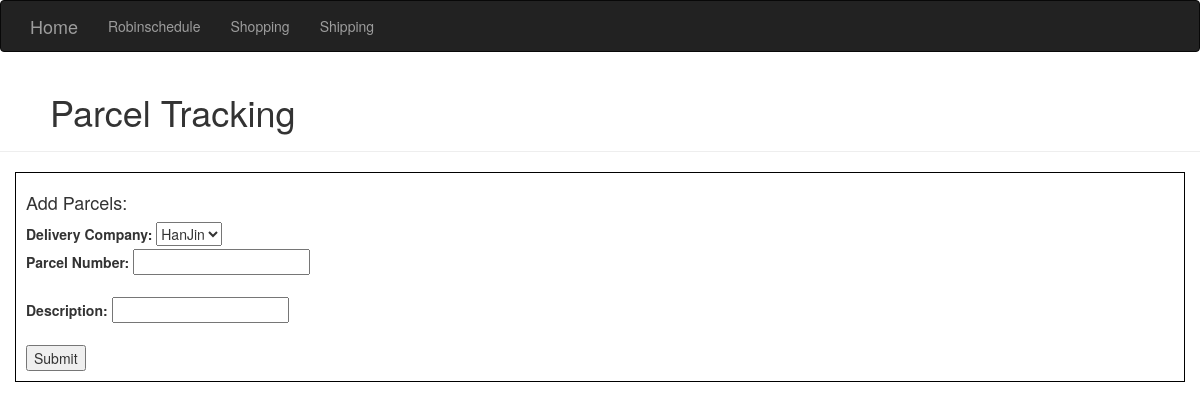
Before: /shipping with the older database file.
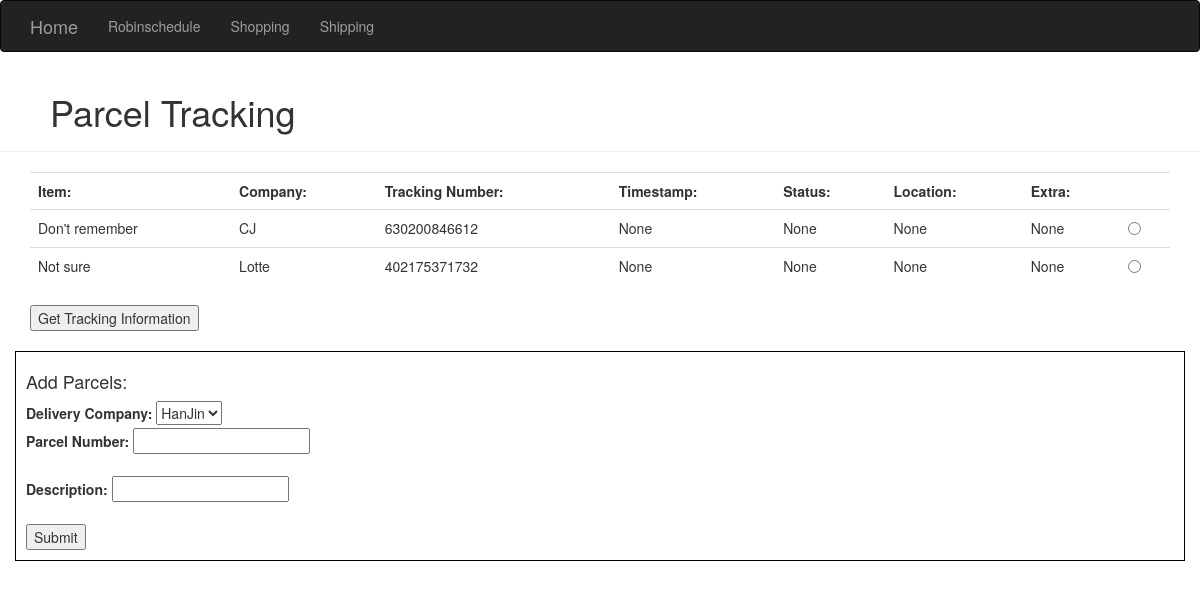
After: the same page with the newer database file.
### homeSite.py (models this page shows)
class ParcelInfo(db.Model): # Store Parcel Information
    __tablename__ = 'parcelInfo'
    id = db.Column(db.Integer, primary_key=True)
    trackingNumber = db.Column(db.String(64))
    company = db.Column(db.String(64))
    description = db.Column(db.String(64))
    delivered = db.Column(db.Boolean(), default=False) #Store simple bool for is delivered - use for CSS styling
    status = db.Column(db.String(64)) #Store short parcel status note
    timestamp = db.Column(db.DateTime()) #Store last update's timestamp
    location = db.Column(db.String(64)) #Store last update's location
    extraNotes = db.Column(db.String(64)) #Store extra notes if given

### homeSite.py (the view, shortened to what this page needs)
@app.route('/shipping', methods=['GET', 'POST'])
def shipping():
    parcelsCurrentlyTracked = ParcelInfo.query.all()
    return render_template('shipping.html', companies=parcelProviders, parcels=parcelsCurrentlyTracked)

### templates/shipping.html (shortened to what this page needs)
{% extends "base.html" %}
{% block content %}
<div class="page-header" style="padding-left: 50px;">
    <h1>Parcel Tracking</h1>
</div>
{% if parcels %}
<div class="container">
    <form method="POST">
    <table class="table">
        <th>Item:</th>
        <th>Company:</th>
        <th>Tracking Number:</th>
        <th>Timestamp:</th>
        <th>Status:</th>
        <th>Location:</th>
        <th>Extra:</th>
        <th></th>
        {% for parcel in parcels %}
        <tr>
            <td>{{parcel.description}}</td>
            <td>{{parcel.company}}</td>
            <td>{{parcel.trackingNumber}}</td>
            <td>{{parcel.timestamp}}</td>
            <td>{{parcel.status}}</td>
            <td>{{parcel.location}}</td>
            <td>{{parcel.extraNotes}}</td>
            <td><input type="radio" name="parcelToCheck" value="{{parcel.id}}"></td>
        </tr>
        {% endfor %}
    </table>
    <input type="submit" name="parcelToCheck" value="Get Tracking Information">
    </form>
<br/>
</div>
{% endif %}
<div class="container" style="border: 1px solid black; padding: 10px;">
    <h4>Add Parcels:</h4>
    <form method=POST name="addParcelInfo">
        <label for="selectedParcelProvider">Delivery Company:</label>
        <select id="selectedParcelProvider" name="selectedParcelProvider">
            {% for company in companies %}
                <option value="{{company}}">{{company}}</option>
            {% endfor %}
        </select>
        <br/>
        <label for="parcelNumber">Parcel Number:</label>
        <input type="text" id="parcelNumber" name="parcelNumber" required>
        <br/>
        <br/>
        <label for="parcelDescription">Description:</label>
        <input type="text" id="parcelDescription" name="parcelDescription" required>
        <br/>
        <br/>
        <input type="submit" name="addParcelInfo">
    </form>
</div>
{% endblock %}

### templates/base.html (shortened to what this page needs)
{% extends "bootstrap/base.html" %}
{% block navbar %}
<div class="navbar navbar-inverse" role="navigation">
    <div class="container">
        <div class="navbar-header">
            <a class="navbar-brand" href="/">Home</a>
        </div>
        <div class="navbar-collapse collapse">
            <ul class="nav navbar-nav">
                <li><a href="/schedule">Robinschedule</a></li>
                <li><a href="/shopping">Shopping</a></li>
                <li><a href="/shipping">Shipping</a></li>
            </ul>
        </div>
    </div>
</div>
{% endblock %}

Changed rows visible on the page:
added ParcelInfo: description "Don't remember", company "CJ", trackingNumber "630200846612", timestamp "None", status "None", location "None", extraNotes "None"
added ParcelInfo: description "Not sure", company "Lotte", trackingNumber "402175371732", timestamp "None", status "None", location "None", extraNotes "None"
Other visible differences:
form field parcelToCheck: (not shown) → "Get Tracking Information"
text now shown: "Item: Company: Tracking Number: Timestamp: Status: Location: Extra:"
